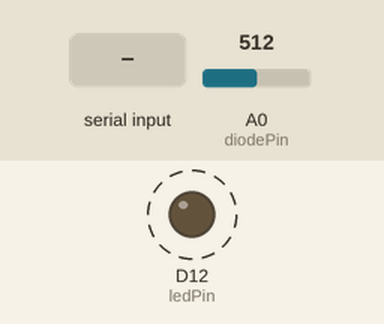
This sketch was run on a simulated Arduino Zero (SAMD21). Shown: output pins drawn as LEDs (lit = HIGH). Dashed ring = blinking. The test bench sets the inputs (shaded band); at power-on: A0 (diodePin) = 512 (analog values on the 0–1023 scale). What the sketch prints to the serial monitor is not drawn.

Above: at 0.76 s.
1.3 s: A0 (diodePin) set to 716
7.6 s: "1\n" received over Serial
Timing chart, 0 to 17.3 s (numbered marks = the images above; inputs shaded):
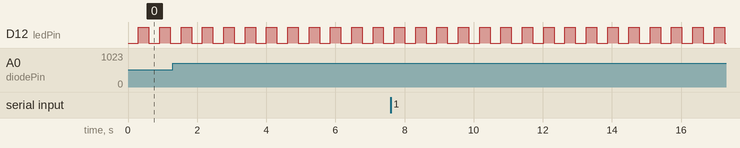

Measured:
- by itself, D12 (ledPin): alternates HIGH for 0.30 s and LOW for 0.31 s

The sketch:

Average_5_30.ino
```cpp
#include <math.h>

int diodePin = A0;    // select the input pin for the potentiometer
int ledPin = 12;      // select the pin for the LED
int switchPin = 9;    //Switch toggles calibration mode
int diodeSensorValue = 0;  // variable to store the value coming from the sensor
int lightOnAvg = 0;
int lightOffAvg = 0;
int diodeReading = 0;
int diff = 0;
int ODZero = 0;

void setup() {
  // declare the ledPin as an OUTPUT:
  Serial.begin(9600);
  pinMode(ledPin, OUTPUT);
  pinMode(switchPin, INPUT);
  analogReadResolution(12);
}

void loop() {
  if(Serial.available())
  {
    Serial.read();
    Serial.print("Calibrating...\n");
    ODZero = 0;
    digitalWrite(ledPin, LOW);
    for(int i = 0; i < 10; i++)
    {
      diodeSensorValue = 0;
      for (int j = 0; j < 30; j++) {
        diodeSensorValue += analogRead(diodePin);
        delay(10);
      }
      lightOffAvg = diodeSensorValue / 30;
      digitalWrite(ledPin, HIGH);
      delayMicroseconds(1);
      diodeSensorValue = 0;
      for (int j = 0; j < 30; j++) {
        diodeSensorValue += analogRead(diodePin);
        delay(10);
      }
      lightOnAvg = diodeSensorValue / 30;
      Serial.print(lightOnAvg - lightOffAvg);
      Serial.print("\n");
      ODZero += lightOnAvg - lightOffAvg;
      digitalWrite(ledPin, LOW);
      delay(10);
    }
    ODZero /= 10;
    Serial.print("Done. ODZero = ");
    Serial.print(ODZero);
    Serial.print("\n");
  }

  diodeReading = 0;
  for (int i = 0; i < 5; i++) {
    diodeSensorValue = 0;
    for (int j = 0; j < 30; j++) {
      diodeSensorValue += analogRead(diodePin);
      delay(10);
    }
    lightOffAvg = diodeSensorValue / 30;
    digitalWrite(ledPin, HIGH);
    delayMicroseconds(1);
    diodeSensorValue = 0;
    for (int j = 0; j < 30; j++) {
      diodeSensorValue += analogRead(diodePin);
      delay(10);
    }
    lightOnAvg = diodeSensorValue / 30;
    //Serial.print("Avg On = ");
    //Serial.print(lightOnAvg);
    //Serial.print("\n");
    //Serial.print("Avg Off = ");
    //Serial.print(lightOffAvg);
    //Serial.print("\n");
    diodeReading += lightOnAvg - lightOffAvg;
    //Serial.print(lightOnAvg - lightOffAvg);
    //Serial.print("\n");
    digitalWrite(ledPin, LOW);
    delay(10);
  }
  diodeReading /= 5;
  Serial.print("Reading = ");
  Serial.print(32.399 * (-log10(float(diodeReading) / float(ODZero))),4);
  Serial.print("\n");
}
```
